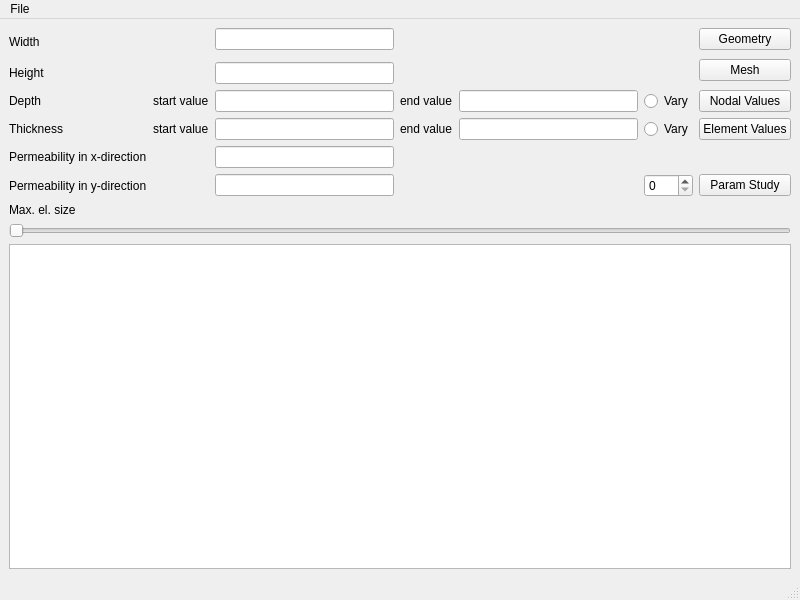
<?xml version='1.0' encoding='utf-8'?>
<ui version="4.0">
 <class>MainWindow</class>
 <widget class="QMainWindow" name="MainWindow">
  <property name="geometry">
   <rect>
    <x>0</x>
    <y>0</y>
    <width>800</width>
    <height>600</height>
   </rect>
  </property>
  <property name="windowTitle">
   <string>MainWindow</string>
  </property>
  <widget class="QWidget" name="centralwidget">
   <layout class="QVBoxLayout" name="verticalLayout_2">
    <item>
     <layout class="QGridLayout" name="gridLayout">
      <item row="5" column="2">
       <widget class="QLineEdit" name="kx_edit" />
      </item>
      <item row="0" column="2">
       <widget class="QLineEdit" name="w_edit" />
      </item>
      <item row="3" column="3">
       <widget class="QLabel" name="d_end">
        <property name="text">
         <string>end value</string>
        </property>
       </widget>
      </item>
      <item row="3" column="4">
       <widget class="QLineEdit" name="d_end_edit" />
      </item>
      <item row="6" column="2">
       <widget class="QLineEdit" name="ky_edit" />
      </item>
      <item row="1" column="6" rowspan="2">
       <widget class="QPushButton" name="show_mesh_button">
        <property name="text">
         <string>Mesh</string>
        </property>
       </widget>
      </item>
      <item row="0" column="0" rowspan="2">
       <widget class="QLabel" name="w_text">
        <property name="text">
         <string>Width</string>
        </property>
       </widget>
      </item>
      <item row="4" column="4">
       <widget class="QLineEdit" name="t_end_edit" />
      </item>
      <item row="4" column="3">
       <widget class="QLabel" name="t_end">
        <property name="text">
         <string>end value</string>
        </property>
       </widget>
      </item>
      <item row="4" column="6">
       <widget class="QPushButton" name="show_element_values_button">
        <property name="text">
         <string>Element Values</string>
        </property>
       </widget>
      </item>
      <item row="3" column="2">
       <widget class="QLineEdit" name="d_edit" />
      </item>
      <item row="0" column="6">
       <widget class="QPushButton" name="show_geometry_button">
        <property name="text">
         <string>Geometry</string>
        </property>
       </widget>
      </item>
      <item row="3" column="0">
       <widget class="QLabel" name="d_text">
        <property name="text">
         <string>Depth</string>
        </property>
       </widget>
      </item>
      <item row="6" column="0">
       <widget class="QLabel" name="ky_text">
        <property name="text">
         <string>Permeability in y-direction</string>
        </property>
       </widget>
      </item>
      <item row="6" column="6">
       <widget class="QPushButton" name="param_button">
        <property name="text">
         <string>Param Study</string>
        </property>
       </widget>
      </item>
      <item row="6" column="5">
       <widget class="QSpinBox" name="param_step" />
      </item>
      <item row="4" column="5">
       <widget class="QRadioButton" name="paramvarytradio">
        <property name="text">
         <string>Vary</string>
        </property>
       </widget>
      </item>
      <item row="3" column="5">
       <widget class="QRadioButton" name="paramvarydradio">
        <property name="text">
         <string>Vary</string>
        </property>
       </widget>
      </item>
      <item row="0" column="4">
       <spacer name="horizontalSpacer_4">
        <property name="orientation">
         <enum>Horizontal</enum>
        </property>
        <property name="sizeHint" stdset="0">
         <size>
          <width>40</width>
          <height>20</height>
         </size>
        </property>
       </spacer>
      </item>
      <item row="2" column="2">
       <widget class="QLineEdit" name="h_edit" />
      </item>
      <item row="4" column="0">
       <widget class="QLabel" name="t_text">
        <property name="text">
         <string>Thickness</string>
        </property>
       </widget>
      </item>
      <item row="3" column="6">
       <widget class="QPushButton" name="show_nodal_values_button">
        <property name="text">
         <string>Nodal Values</string>
        </property>
       </widget>
      </item>
      <item row="2" column="0">
       <widget class="QLabel" name="h_text">
        <property name="text">
         <string>Height</string>
        </property>
       </widget>
      </item>
      <item row="5" column="0">
       <widget class="QLabel" name="kx_text">
        <property name="text">
         <string>Permeability in x-direction</string>
        </property>
       </widget>
      </item>
      <item row="4" column="2">
       <widget class="QLineEdit" name="t_edit" />
      </item>
      <item row="3" column="1">
       <widget class="QLabel" name="d_start">
        <property name="text">
         <string>start value</string>
        </property>
       </widget>
      </item>
      <item row="4" column="1">
       <widget class="QLabel" name="t_start">
        <property name="text">
         <string>start value</string>
        </property>
       </widget>
      </item>
     </layout>
    </item>
    <item>
     <widget class="QLabel" name="element_size_label">
      <property name="text">
       <string>Max. el. size</string>
      </property>
     </widget>
    </item>
    <item>
     <widget class="QSlider" name="element_size_slider">
      <property name="orientation">
       <enum>Horizontal</enum>
      </property>
     </widget>
    </item>
    <item>
     <widget class="QPlainTextEdit" name="report_edit" />
    </item>
   </layout>
  </widget>
  <widget class="QMenuBar" name="menubar">
   <property name="geometry">
    <rect>
     <x>0</x>
     <y>0</y>
     <width>800</width>
     <height>24</height>
    </rect>
   </property>
   <widget class="QMenu" name="menuFile">
    <property name="title">
     <string>File</string>
    </property>
    <addaction name="actionnew_action" />
    <addaction name="actionopen_action" />
    <addaction name="actionsave_action" />
    <addaction name="actionsave_as_action" />
    <addaction name="actionexit_action" />
    <addaction name="actionexecute_action" />
   </widget>
   <addaction name="menuFile" />
  </widget>
  <widget class="QStatusBar" name="statusbar" />
  <action name="actionnew_action">
   <property name="text">
    <string>new</string>
   </property>
  </action>
  <action name="actionopen_action">
   <property name="text">
    <string>open</string>
   </property>
  </action>
  <action name="actionsave_action">
   <property name="text">
    <string>save</string>
   </property>
  </action>
  <action name="actionsave_as_action">
   <property name="text">
    <string>save_as</string>
   </property>
  </action>
  <action name="actionexit_action">
   <property name="text">
    <string>exit</string>
   </property>
  </action>
  <action name="actionexecute_action">
   <property name="text">
    <string>execute</string>
   </property>
  </action>
 </widget>
 <resources />
 <connections />
</ui>
